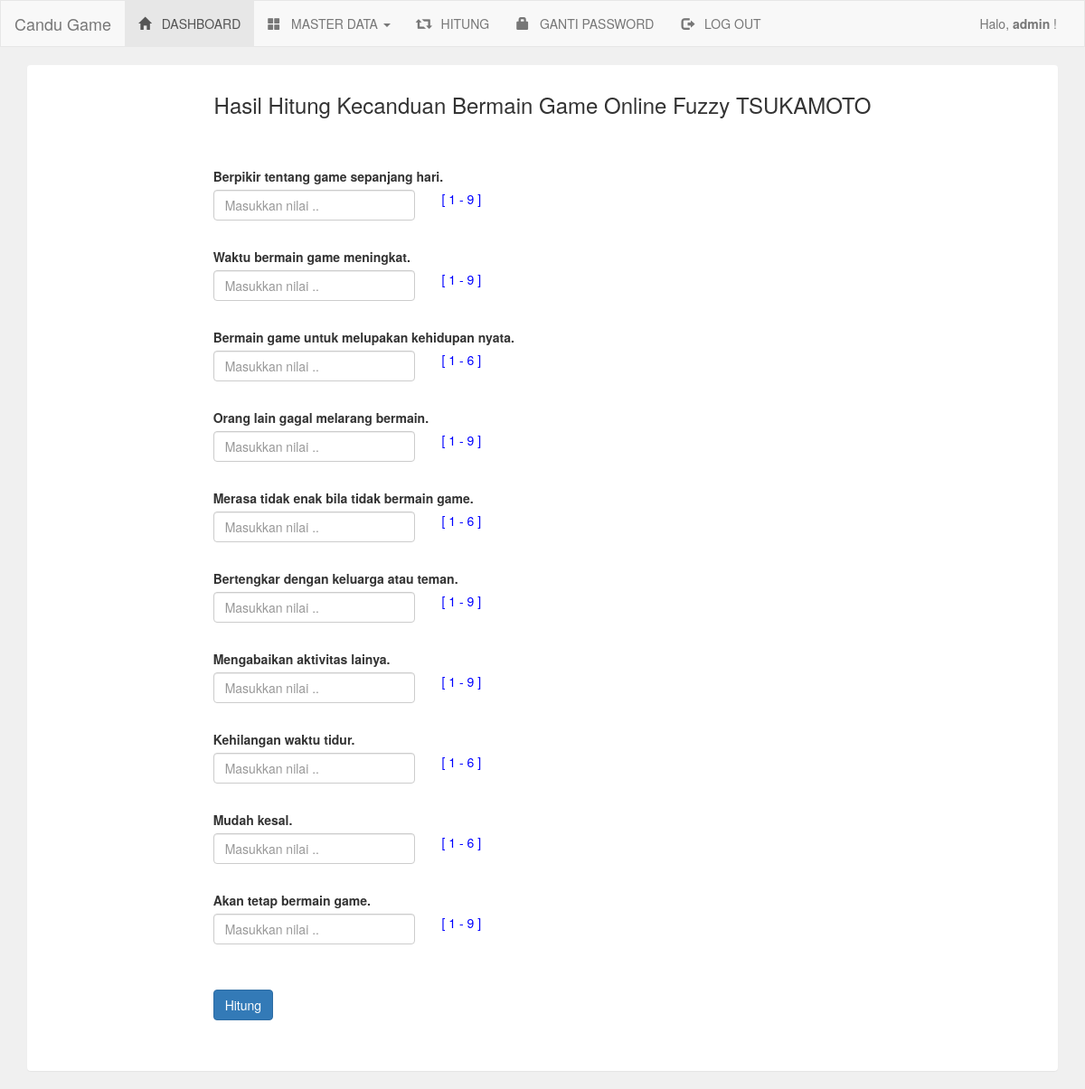
The page /admin/hitung.php (signed in) on the database its author committed.
### tables this page shows
CREATE TABLE `variabel` (
  `variabel_id` int(11) NOT NULL,
  `variabel_kode` varchar(255) NOT NULL,
  `variabel_nama` varchar(255) NOT NULL,
  `variabel_satuan` varchar(255) NOT NULL
);

### admin/hitung.php (the view, shortened to what this page needs)
<?php include 'header.php'; ?>
<div class="container">
	<div class="panel">
		<div class="panel-heading text-center">
			<h3>Hasil Hitung Kecanduan Bermain Game Online Fuzzy TSUKAMOTO</h3>
		</div>
		<div class="panel-body">
			<br/>
			<div class="row">
				<div class="col-lg-offset-2 col-lg-8">
					<form method="post" action="hitung_hasil.php">
						<?php
						include '../koneksi.php';
						$variabel = mysqli_query($koneksi,"select * from variabel");
						while($v = mysqli_fetch_array($variabel)){
							$id_variabel = $v['variabel_id'];
							$data = mysqli_query($koneksi,"select min(vl_batas_awal) as batas_awal,max(vl_batas_akhir) as batas_akhir from variabel_linguistik where vl_variabel='$id_variabel'");
							$d = mysqli_fetch_array($data);
							?>
							<div class="form-group row">
								<label class="col-lg-12"><?php echo $v['variabel_nama']; ?></label>
								<div class="form-group col-lg-4">
									<input type="number" class="form-control" name="nilai[]" placeholder="Masukkan nilai .." required="required" min="<?php echo $d['batas_awal'] ?>" max="<?php echo $d['batas_akhir']; ?>">
								</div>
								<div class="col-lg-6">
									<span style="color: blue">
										[
										<?php
										echo $d['batas_awal'];
										echo " - ";
										echo $d['batas_akhir'];
										?>
										]
									</span>
								</div>
							</div>
							<?php
						}
						?>
						<br/>
						<input type="submit" class="btn btn-primary" value="Hitung">
					</form>
				</div>
			</div>
			<br/>
			<br/>
		</div>
	</div>
</div>
<?php include 'footer.php'; ?>

### admin/header.php (shortened to what this page needs)
<!DOCTYPE html>
<html>
<head>
	<link rel="stylesheet" type="text/css" href="../assets/css/bootstrap.css">
</head>
<body style="background: #f0f0f0">
	<nav class="navbar navbar-default" style="border-radius: 0px">
		<div class="container-fluid">
			<div class="navbar-header">
				<a class="navbar-brand" href="index.php">Candu Game</a>
			</div>
			<div class="collapse navbar-collapse" id="bs-example-navbar-collapse-1">
				<ul class="nav navbar-nav">
					<li class="active"><a href="index.php"><i class="glyphicon glyphicon-home"></i> &nbsp; DASHBOARD</a></li>
					<li class="dropdown">
						<a href="#" class="dropdown-toggle" data-toggle="dropdown" role="button" aria-haspopup="true" aria-expanded="false"><i class="glyphicon glyphicon-th-large"></i> &nbsp; MASTER DATA <span class="caret"></span></a>
					</li>
					<li><a href="hitung.php"><i class="glyphicon glyphicon-retweet"></i> &nbsp; HITUNG</a></li>
					<li><a href="ganti_password.php"><i class="glyphicon glyphicon-lock"></i> &nbsp; GANTI PASSWORD</a></li>
					<li><a href="logout.php"><i class="glyphicon glyphicon-log-out"></i> &nbsp; LOG OUT</a></li>
				</ul>
				<ul class="nav navbar-nav navbar-right">
					<li><p class="navbar-text">Halo, <b><?php echo $_SESSION['username']; ?></b> !</p></li>
				</ul>
			</div>
		</div>
	</nav>

### admin/footer.php
</body>
</html>

### rows shown on the page
variabel: variabel_nama "Berpikir tentang game sepanjang hari.", batas_awal "1", batas_akhir "9"
variabel: variabel_nama "Waktu bermain game meningkat.", batas_awal "1", batas_akhir "9"
variabel: variabel_nama "Bermain game untuk melupakan kehidupan nyata.", batas_awal "1", batas_akhir "6"
variabel: variabel_nama "Orang lain gagal melarang bermain.", batas_awal "1", batas_akhir "9"
variabel: variabel_nama "Merasa tidak enak bila tidak bermain game.", batas_awal "1", batas_akhir "6"
variabel: variabel_nama "Bertengkar dengan keluarga atau teman.", batas_awal "1", batas_akhir "9"
variabel: variabel_nama "Mengabaikan aktivitas lainya.", batas_awal "1", batas_akhir "9"
variabel: variabel_nama "Kehilangan waktu tidur.", batas_awal "1", batas_akhir "6"
variabel: variabel_nama "Mudah kesal.", batas_awal "1", batas_akhir "6"
variabel: variabel_nama "Akan tetap bermain game.", batas_awal "1", batas_akhir "9"

### other values the page prints
$_SESSION['username'] "admin"
